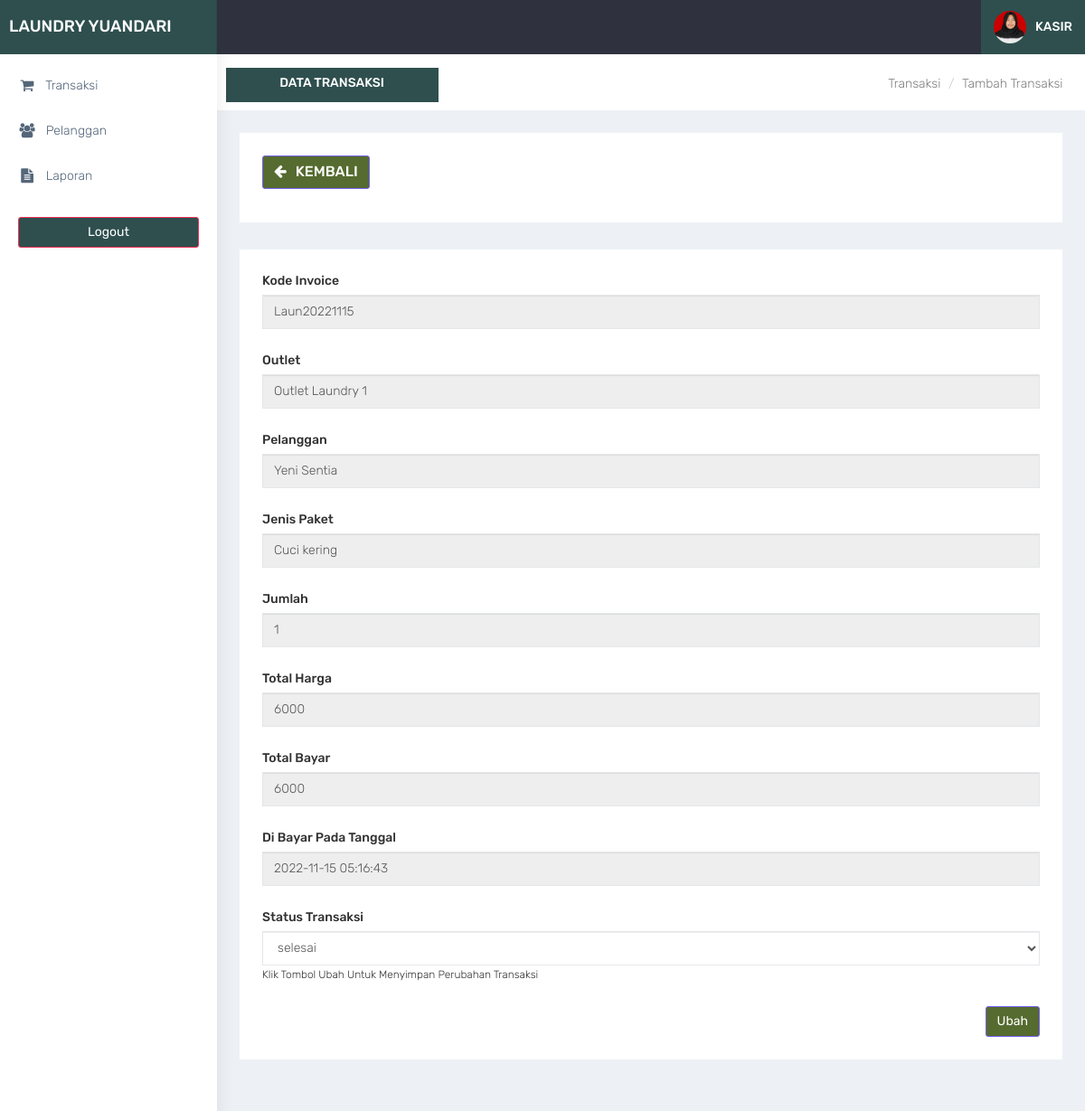
The app's page /kasir/transaksi_detail.php?id=502 (signed in) with its own data.
### tables this page shows
CREATE TABLE `transaksi` (
  `id_transaksi` int(11) NOT NULL,
  `outlet_id` int(11) DEFAULT NULL,
  `kode_invoice` varchar(100) DEFAULT NULL,
  `member_id` int(11) DEFAULT NULL,
  `tgl` datetime DEFAULT NULL,
  `batas_waktu` datetime DEFAULT NULL,
  `tgl_pembayaran` datetime DEFAULT NULL,
  `biaya_tambahan` int(11) DEFAULT NULL,
  `diskon` double DEFAULT NULL,
  `pajak` int(11) DEFAULT NULL,
  `status` enum('baru','proses','selesai','diambil') DEFAULT NULL,
  `status_bayar` enum('dibayar','belum') DEFAULT NULL,
  `user_id` int(11) DEFAULT NULL
);

CREATE TABLE `outlet` (
  `id_outlet` int(11) NOT NULL,
  `nama_outlet` varchar(100) DEFAULT NULL,
  `alamat_outlet` text DEFAULT NULL,
  `telp_outlet` varchar(15) DEFAULT NULL
);

CREATE TABLE `member` (
  `id_member` int(11) NOT NULL,
  `nama_member` varchar(100) DEFAULT NULL,
  `alamat_member` text DEFAULT NULL,
  `jenis_kelamin` enum('L','P') DEFAULT NULL,
  `telp_member` varchar(15) DEFAULT NULL,
  `no_ktp` varchar(30) DEFAULT NULL
);

CREATE TABLE `paket` (
  `id_paket` int(11) NOT NULL,
  `jenis_paket` enum('kiloan','selimut','bedcover','kaos','lain') DEFAULT NULL,
  `nama_paket` varchar(100) DEFAULT NULL,
  `harga` int(11) DEFAULT NULL,
  `outlet_id` int(11) DEFAULT NULL
);

CREATE TABLE `detail_transaksi` (
  `id_detail` int(11) NOT NULL,
  `transaksi_id` int(11) DEFAULT NULL,
  `paket_id` int(11) DEFAULT NULL,
  `qty` double DEFAULT NULL,
  `total_harga` double DEFAULT NULL,
  `keterangan` text DEFAULT NULL,
  `total_bayar` int(11) DEFAULT NULL
);

### kasir/functions.php (called while the page is built, shortened)
<?php
function ambilsatubaris($conn,$query){
    $db = mysqli_query($conn,$query);
    return mysqli_fetch_assoc($db);
}
?>

### kasir/transaksi_detail.php (the view, shortened to what this page needs)
<?php
require 'functions.php';
$status = ['baru','proses','selesai','diambil'];
$query = "SELECT transaksi.*,member.nama_member , detail_transaksi.*,outlet.nama_outlet,paket.nama_paket FROM transaksi INNER JOIN member ON member.id_member = transaksi.member_id INNER JOIN detail_transaksi ON detail_transaksi.transaksi_id = transaksi.id_transaksi INNER JOIN outlet ON outlet.id_outlet = transaksi.outlet_id INNER JOIN paket ON paket.outlet_id = transaksi.outlet_id  WHERE transaksi.id_transaksi=".$_GET['id'];
$data = ambilsatubaris($conn,$query);
require'layout_header.php';
?>
<div class="container-fluid">
    <div class="row bg-title">
        <div class="col-lg-3 col-md-4 col-sm-4 col-xs-12" style="background-color:darkslategray;">
            <h4 class="page-title" align="center" style="color:white;">Data Transaksi</h4> </div>
        <div class="col-lg-9 col-sm-8 col-md-8 col-xs-12">
            <ol class="breadcrumb">
                <li><a href="outlet.php">Transaksi</a></li>
                <li><a href="#">Tambah Transaksi</a></li>
            </ol>
        </div>
    </div>
    <div class="row">
        <div class="col-md-12 col-lg-12 col-sm-12 col-xs-12">
            <div class="white-box">
                <div class="row">
                    <div class="col-md-6" >
                          <a style="background-color:darkolivegreen;" href="javascript:void(0)" onclick="window.history.back();" class="btn btn-primary box-title"><i class="fa fa-arrow-left fa-fw"></i> Kembali</a>
                    </div>
                </div>
            </div>
        </div>
    </div>
    <div class="row">
        <div class="col-md-12 col-lg-12 col-sm-12 col-xs-12">
            <div class="white-box">
                <form method="post" action="">
                <div class="form-group">
                    <label>Kode Invoice</label>
                    <input type="text" name="kode_invoice" class="form-control" readonly="" value="<?= $data['kode_invoice'] ?>">
                </div>
                <div class="form-group">
                    <label>Outlet</label>
                    <input type="text" name="username" class="form-control" readonly="" value="<?= $data['nama_outlet'] ?>">
                </div>
                <div class="form-group">
                    <label>Pelanggan</label>
                    <input type="text" name="password" class="form-control" readonly="" value="<?= $data['nama_member'] ?>">
                </div>
                <div class="form-group">
                    <label>Jenis Paket</label>
                    <input type="text" name="password" class="form-control" readonly="" value="<?= $data['nama_paket'] ?>">
                </div>
                <div class="form-group">
                    <label>Jumlah</label>
                    <input readonly=""   type="text" name="qty" class="form-control" value="<?= $data['qty'] ?>">
                </div>
                <div class="form-group">
                    <label>Total Harga</label>
                    <input readonly=""   type="text" name="biaya_tambahan" class="form-control" value="<?= $data['total_harga'] ?>">
                </div>
                <?php if ($data['total_bayar'] > 0 ): ?>
                    <div class="form-group">
                        <label>Total Bayar</label>
                        <input readonly=""   type="text" name="biaya_tambahan" class="form-control" value="<?= $data['total_bayar'] ?>">
                    </div>
                    <div class="form-group">
                        <label>Di Bayar Pada Tanggal </label>
                        <input readonly=""   type="text" name="biaya_tambahan" class="form-control" value="<?= $data['tgl_pembayaran'] ?>">
                    </div>
                <?php  endif;?>
                    <div class="form-group">
                        <label>Status Transaksi</label>
                        <select name="status" class="form-control">
                            <?php foreach ($status as $key): ?>
                            <?php if ($key == $data['status']): ?>
                            <option value="<?= $key ?>" selected><?= $key ?></option>
                            <?php endif ?>
                            <?php endforeach ?>
                        </select>
                        <small>Klik Tombol Ubah Untuk Menyimpan Perubahan Transaksi</small>
                    </div>
                <div class="text-right">
                    <button style="background-color:darkolivegreen;" type="submit" name="btn-simpan" class="btn btn-primary">Ubah</button>
                </div>
                </form>
            </div>
        </div>
    </div>
</div>
<?php
require'layout_footer.php';
?>

### assets/css/colors/default.css (style rules this page uses)
body { background: #fff; }

### records on screen
transaksi: kode_invoice "Laun20221115", biaya_tambahan "2022-11-15 05:16:43", status "selesai"
outlet: username "Outlet Laundry 1"
member: password "Yeni Sentia"
paket: password "Cuci kering"
detail_transaksi: qty "1", biaya_tambahan "6000"
